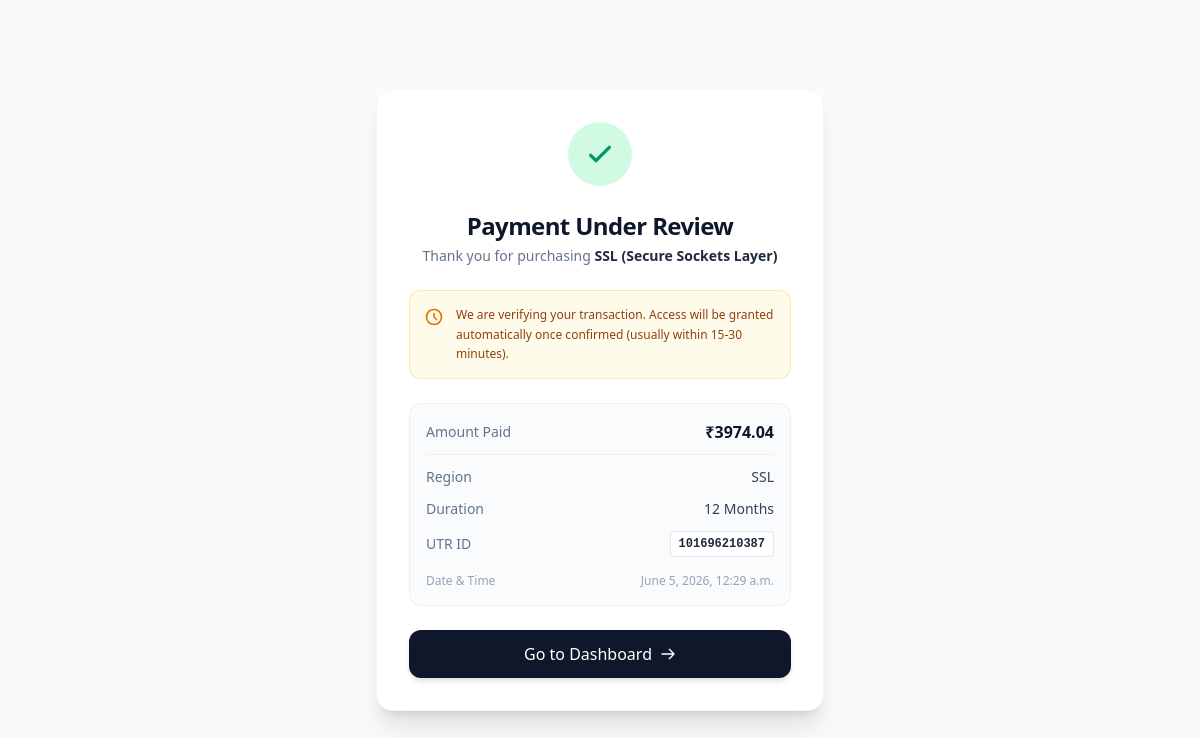
Screenshot of /thank-you/1/ with the database file from the repository.
### product/models.py (models this page shows, shortened)
class Purchase(models.Model):
    STATUS_CHOICES = (
        ("UNDER_REVIEW", "Under Review"),
        ("PAID", "Paid"),
        ("FAILED", "Payment Failed"),
        ("EXPIRED", "Expired"),  # 👈 Add karo
    )
    user = models.ForeignKey(User, on_delete=models.CASCADE, null=True, blank=True)
    product = models.ForeignKey("Product", on_delete=models.CASCADE)
    region = models.CharField(max_length=100)
    duration = models.CharField(max_length=50)
    final_price = models.DecimalField(max_digits=10, decimal_places=2)
    utr_id = models.CharField(
        max_length=12,
        unique=True,  # 👈 This is the line that was added.
        validators=[validate_utr],
        help_text="Enter a 12-digit numeric UTR ID"
    )
    expiry_date = models.DateField(null=True, blank=True)
    status = models.CharField(max_length=20, choices=STATUS_CHOICES, default="UNDER_REVIEW")
    activated_at = models.DateField(null=True, blank=True)
    expiry_date = models.DateField(null=True, blank=True)
    created_at = models.DateTimeField(auto_now_add=True)

class Product(models.Model):
    STATUS = (
        ('PUBLISH', 'PUBLISH'),
        ('DRAFT', 'DRAFT'),
    )
    featured_image = models.ImageField(upload_to="featuredimg", null=True)
    title = models.CharField(max_length=500)
    category = models.ForeignKey(Categories, on_delete=models.CASCADE, null=True)
    features = models.ManyToManyField(Feature, blank=True, related_name='plans')
    description = models.TextField()
    slug = models.SlugField(default='', max_length=500, null=True, blank=True)
    status = models.CharField(choices=STATUS, max_length=100, null=True)
    created_at = models.DateField(auto_now_add=True)

### app/views.py (the view)
# urls.py: path("thank-you/<int:purchase_id>/", views.thank_you, name="thank_you"),
def thank_you(request, purchase_id):
    purchase = get_object_or_404(Purchase, id=purchase_id)
    return render(request, "thank_you.html", {"purchase": purchase})

### app/templates/thank_you.html (shortened to what this page needs)
<!DOCTYPE html>
<html lang="en">
<head>
  <script src="https://cdn.tailwindcss.com"></script>
</head>
<body class="bg-slate-50 text-slate-800 antialiased min-h-screen flex items-center justify-center p-4">
  <div class="bg-white shadow-xl rounded-2xl p-6 sm:p-8 max-w-md w-full text-center border border-slate-100">
    <div class="mx-auto flex items-center justify-center h-16 w-16 rounded-full bg-emerald-100 mb-6">
      <svg class="h-8 w-8 text-emerald-600" fill="none" stroke="currentColor" viewBox="0 0 24 24" xmlns="http://www.w3.org/2000/svg">
        <path stroke-linecap="round" stroke-linejoin="round" stroke-width="2.5" d="M5 13l4 4L19 7"></path>
      </svg>
    </div>
    <h1 class="text-2xl font-bold text-slate-900 tracking-tight">Payment Under Review</h1>
    <p class="text-slate-500 text-sm mt-1 mb-6">
      Thank you for purchasing <span class="font-semibold text-slate-800">{{ purchase.product.title }}</span>
    </p>
    <div class="bg-amber-50 border border-amber-200/80 rounded-xl p-3.5 mb-6 text-left flex items-start space-x-3">
      <svg class="w-5 h-5 text-amber-600 mt-0.5 shrink-0" fill="none" stroke="currentColor" viewBox="0 0 24 24">
        <path stroke-linecap="round" stroke-linejoin="round" stroke-width="2" d="M12 8v4l3 3m6-3a9 9 0 11-18 0 9 9 0 0118 0z"></path>
      </svg>
      <p class="text-xs text-amber-800 leading-relaxed">
        We are verifying your transaction. Access will be granted automatically once confirmed (usually within 15-30 minutes).
      </p>
    </div>
    <div class="bg-slate-50/80 rounded-xl p-4 border border-slate-200/60 text-left text-sm space-y-3 mb-6">
      <div class="flex justify-between items-center pb-2.5 border-b border-slate-200/60">
        <span class="text-slate-500">Amount Paid</span>
        <span class="font-bold text-slate-900 text-base">₹{{ purchase.final_price }}</span>
      </div>
      <div class="flex justify-between items-center">
        <span class="text-slate-500">Region</span>
        <span class="font-medium text-slate-700">{{ purchase.region }}</span>
      </div>
      <div class="flex justify-between items-center">
        <span class="text-slate-500">Duration</span>
        <span class="font-medium text-slate-700">{{ purchase.duration }}</span>
      </div>
      <div class="flex justify-between items-center">
        <span class="text-slate-500">UTR ID</span>
        <span class="font-mono text-xs font-semibold text-slate-800 bg-white px-2 py-1 rounded border border-slate-200">
          {{ purchase.utr_id }}
        </span>
      </div>
      <div class="flex justify-between items-center pt-1 text-xs text-slate-400">
        <span>Date & Time</span>
        <span>{{ purchase.created_at }}</span>
      </div>
    </div>
    <a href="{% url 'dashboard' %}" class="inline-flex items-center justify-center w-full bg-slate-900 hover:bg-slate-800 text-white font-medium px-5 py-3 rounded-xl transition-all duration-200 shadow-md hover:shadow-lg active:scale-[0.99]">
      Go to Dashboard
      <svg class="w-4 h-4 ml-2" fill="none" stroke="currentColor" viewBox="0 0 24 24">
        <path stroke-linecap="round" stroke-linejoin="round" stroke-width="2" d="M14 5l7 7m0 0l-7 7m7-7H3"></path>
      </svg>
    </a>
  </div>
</body>
</html>

### rows the page displays
Purchase: product "SSL (Secure Sockets Layer)", final_price "3974.04", region "SSL", duration "12 Months", utr_id "101696210387", created_at "June 5, 2026, 12:29 a.m."
